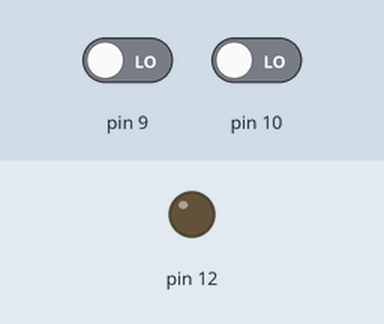
This sketch was run on a simulated Arduino Uno, built with avr-gcc and run on an emulated ATmega328P. On the bench: output pins drawn as LEDs (lit = HIGH). The test bench sets the inputs (shaded band); at power-on: pin 9 LOW, pin 10 LOW.

Above: at 1.2 s.
1.3 s: pin 9 driven HIGH
At 2.1 s:
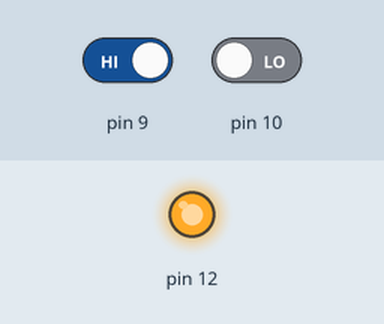
2.8 s: pin 9 driven LOW
At 3.3 s:
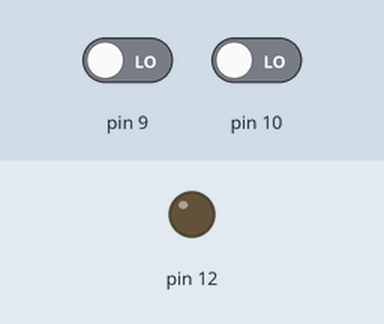
4.3 s: pin 10 driven HIGH
At 5.6 s:
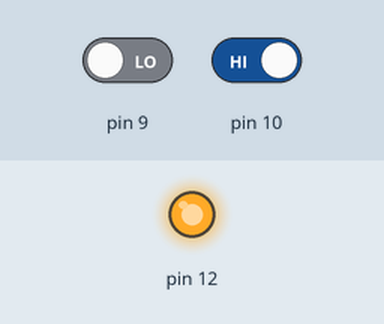
Timing chart, 0 to 7.3 s (numbered marks = the images above; inputs shaded):
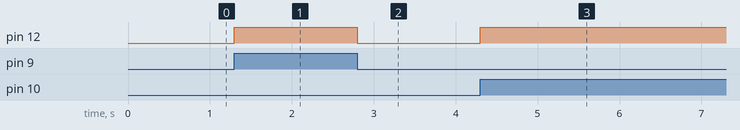

The sketch:

int-XOR.ino
```cpp
int A;
int B;
void setup() {
  pinMode(12, OUTPUT);
  pinMode(10, INPUT);
  pinMode(9, INPUT);
}

void loop() {
 A = digitalRead(9);
 B = digitalRead(10);
 if (A == B){
    digitalWrite(12, LOW);
  }
 else{
    digitalWrite(12, HIGH);
  }

}
```

Measured:
- after the input at 1.3 s, pin 12: LOW → HIGH at once
- after the input at 2.8 s, pin 12: HIGH → LOW at once
- after the input at 4.3 s, pin 12: LOW → HIGH at once
